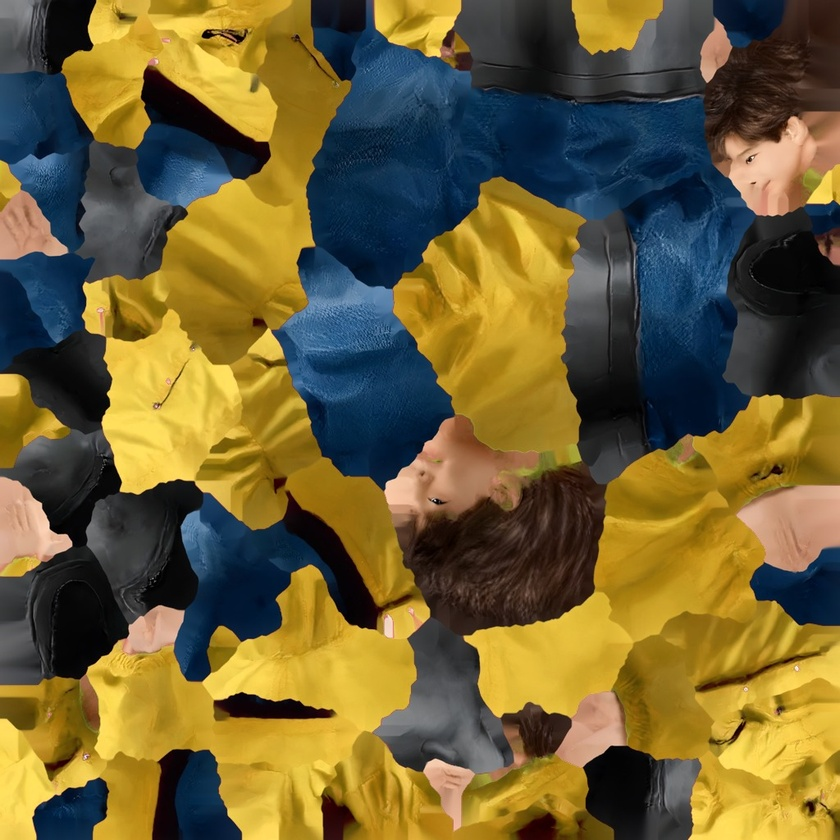
#> input picture Assets/Prefabs/Characters/Resources/VisitorVariants/T_visitor_child_v1.jpg, 840 x 840 px, shrunk from 1024 x 1024 before the run
$ python frame_stats.py ../../Assets/Prefabs/Characters/Resources/VisitorVariants/T_visitor_child_v1.jpg
#> lines starting #> are read from the running program, lines starting #| are printed output that depends on the picture; after the words box and inside, x2 and y2 are one past the last pixel; in counts of white or black regions, pixels touching at a corner belong together
#!/usr/bin/env python3
"""Per-frame numbers the reviews use: clipped %, near-black %, mean luma, red/blue balance of mid-tones.
   frame_stats.py file.png [file.png ...]"""
import sys
import numpy as np
from PIL import Image
for f in sys.argv[1:]:
    im = np.asarray(Image.open(f).convert("RGB")).astype(np.float32)
    lum = 0.2126 * im[..., 0] + 0.7152 * im[..., 1] + 0.0722 * im[..., 2]
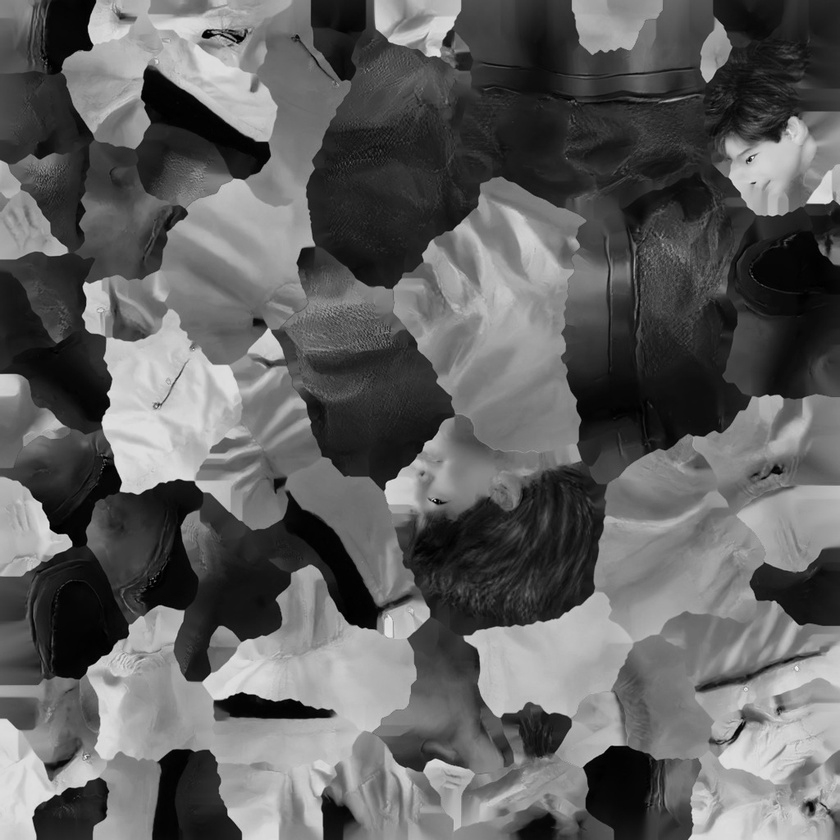
#> lum: shape (840, 840) float32; min 0, max 247.7, mean 97
    clip = 100.0 * (im.max(-1) >= 250).mean()
#> clip = 1.81
    black = 100.0 * (lum < 8).mean()
#> black = 3.65
    mid = (lum > 40) & (lum < 200)
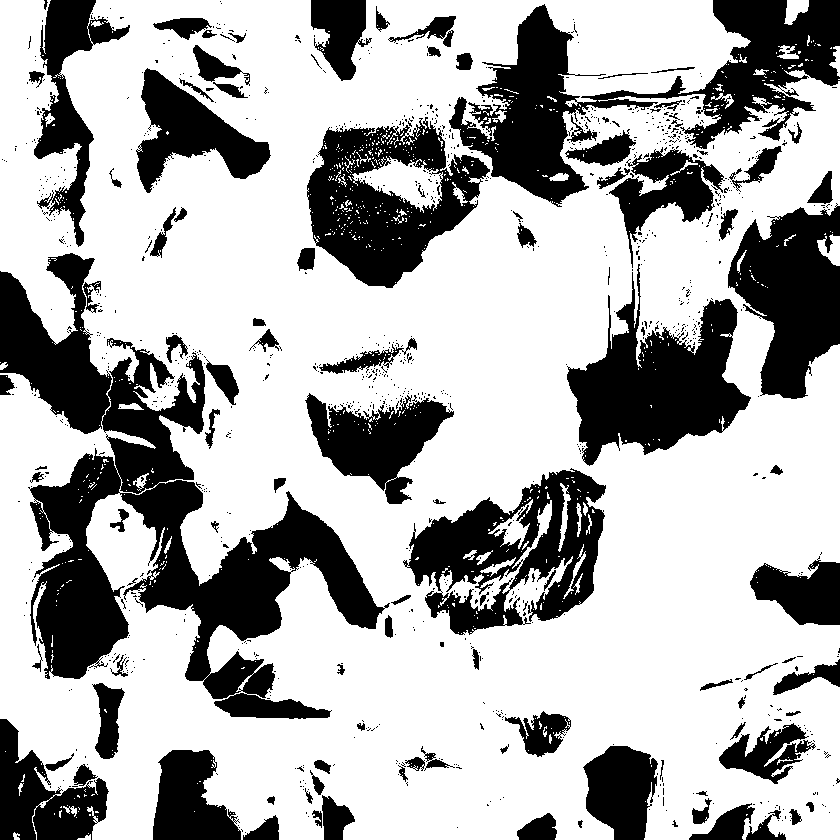
#> mid: shape (840, 840) bool; 68.3% white; 1048 black regions (937 under 20 px), largest, box (x1, y1, x2, y2) and area: (0, 253, 390, 719) 54608, (449, 0, 840, 207) 26145, (567, 264, 751, 466) 17422
    rb = (im[..., 0][mid].mean() / max(1.0, im[..., 2][mid].mean())) if mid.any() else 0.0
#> rb = 2.46
    dark = lum < 40
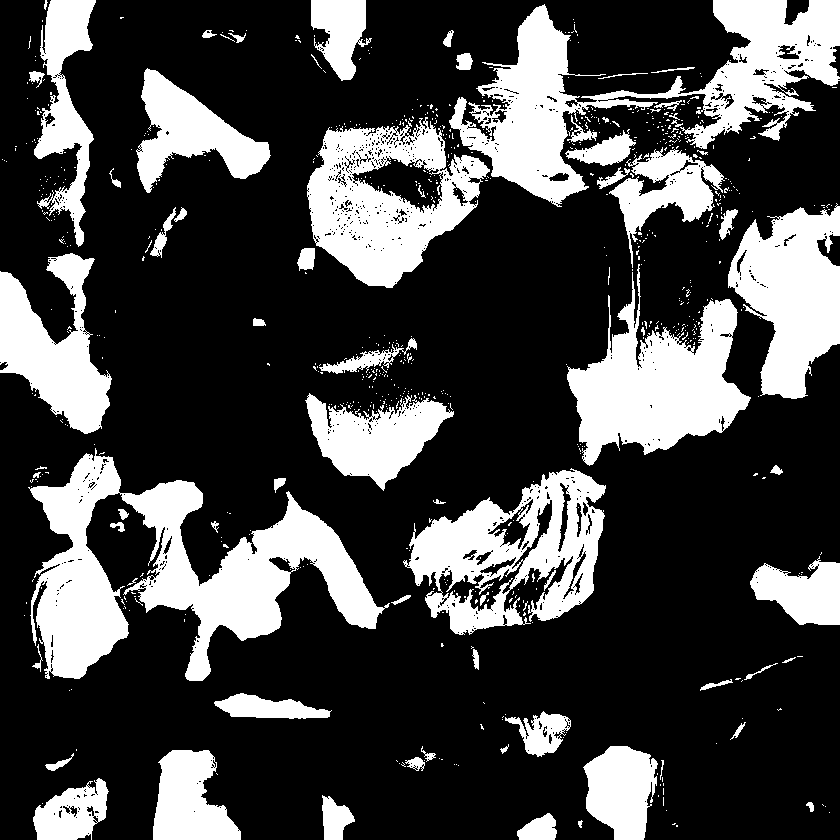
#> dark: shape (840, 840) bool; 27.2% white; 751 white regions (677 under 20 px), largest, box (x1, y1, x2, y2) and area: (28, 448, 390, 681) 31621, (449, 0, 840, 207) 26035, (567, 264, 751, 466) 17359
    rb_dark = (im[..., 0][dark].mean() / max(1.0, im[..., 2][dark].mean())) if dark.any() else 0.0
#> rb_dark = 0.459
    print(f"{f.split('/')[-1][:36]:36s} mean {lum.mean():5.1f}  median {np.median(lum):5.1f}  clipped {clip:4.1f}%  <8/255 {black:4.1f}%  R/B mid {rb:4.2f} dark {rb_dark:4.2f}")
#| T_visitor_child_v1.jpg               mean  97.0  median  97.4  clipped  1.8%  <8/255  3.6%  R/B mid 2.46 dark 0.46
